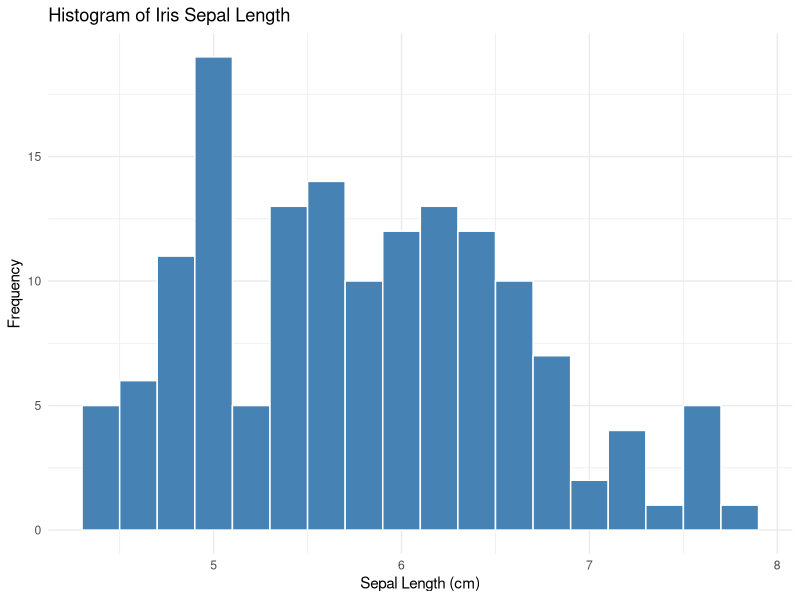
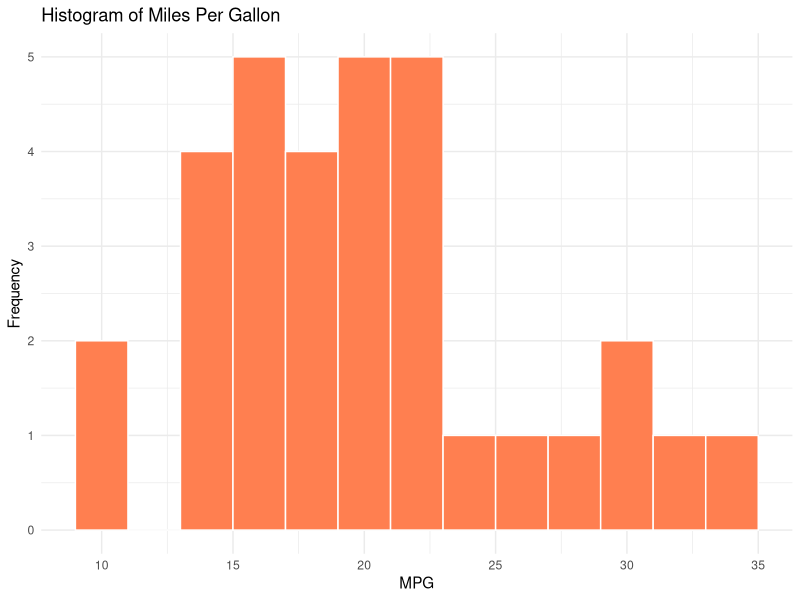
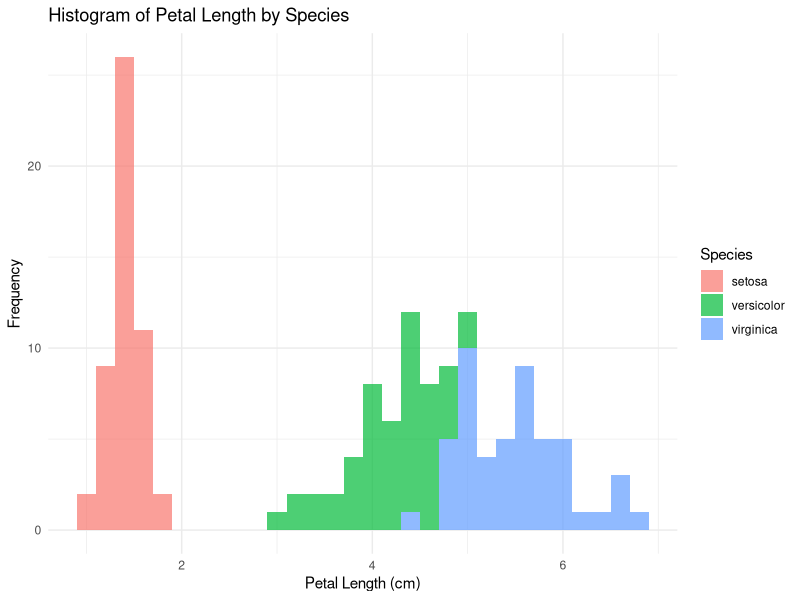
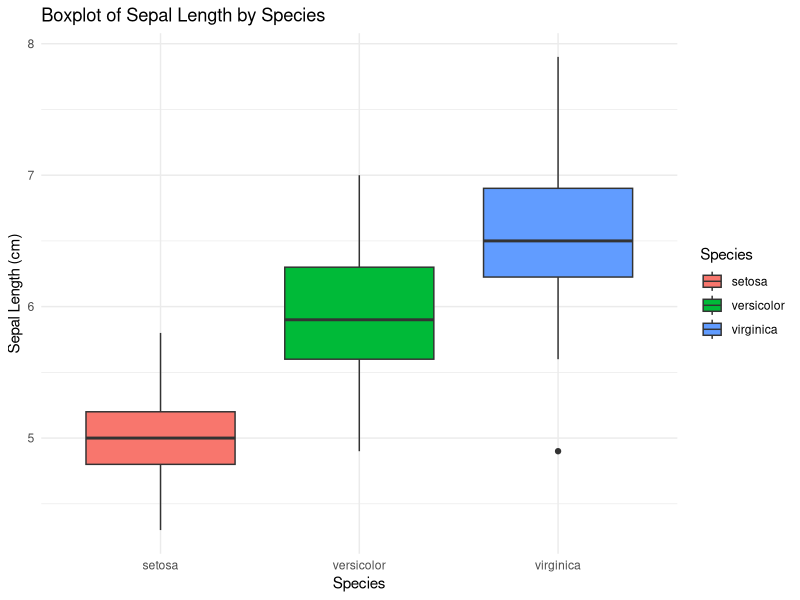
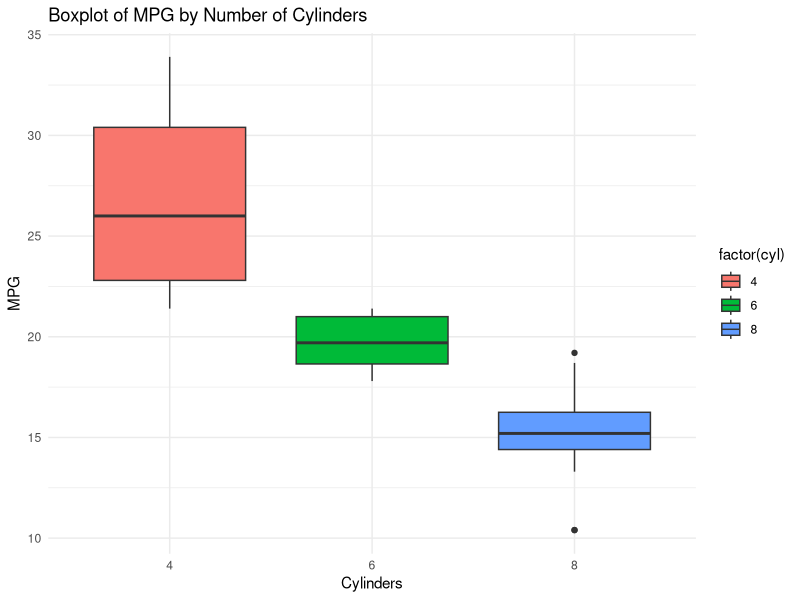
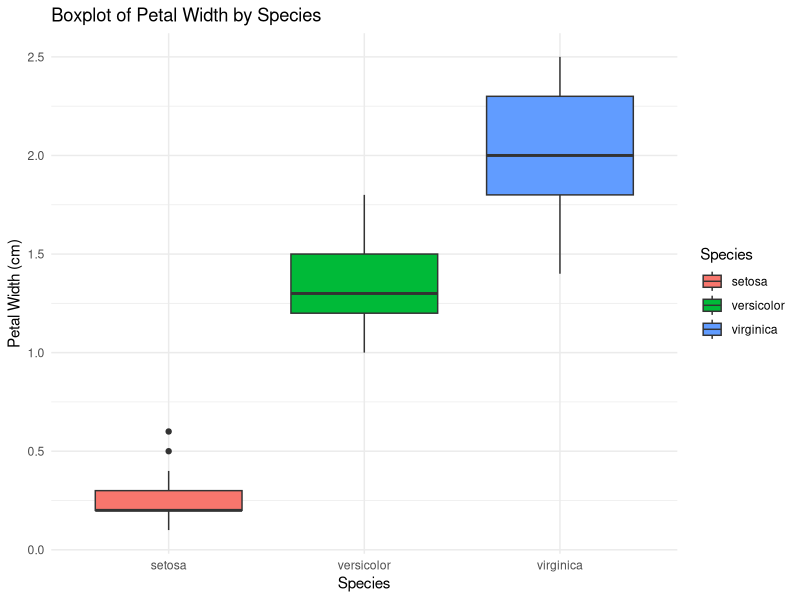
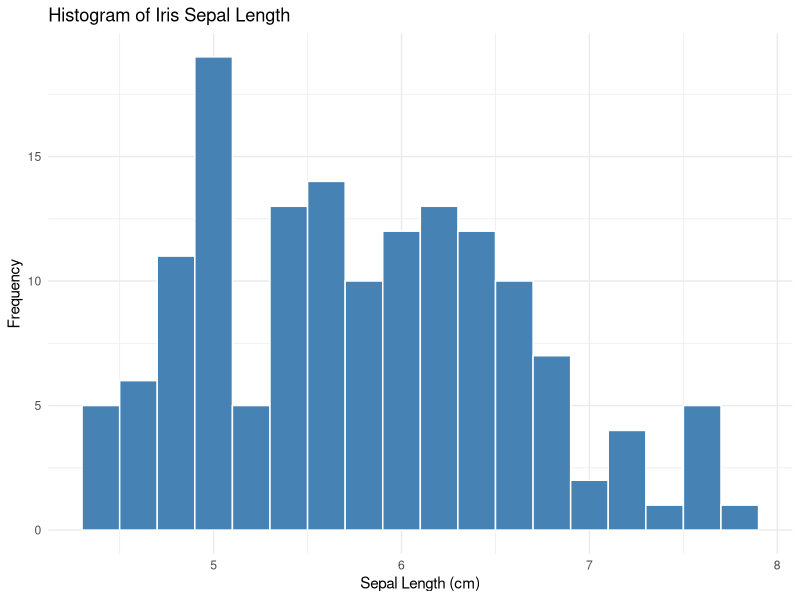
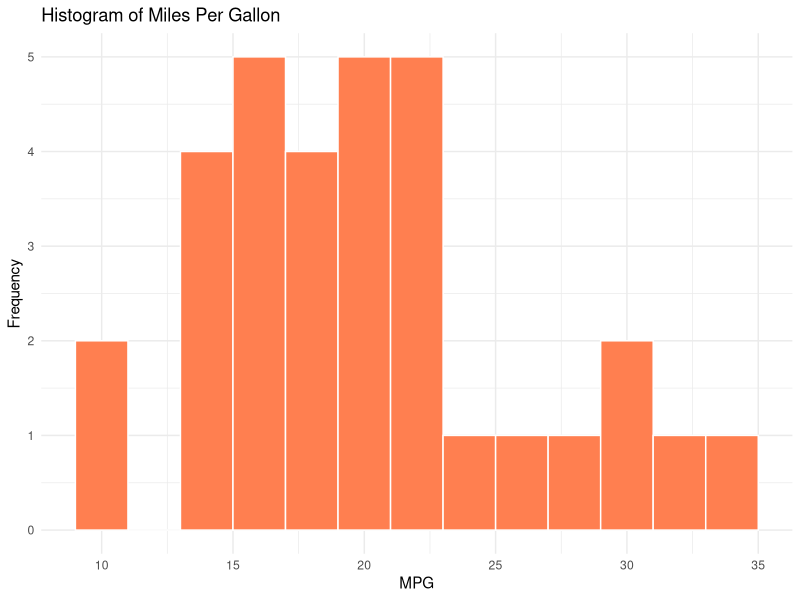

Here is the R script that generated these plots, in order:
# ============================================================================
# QUESTION 9: Plot Histogram and Boxplot
# ============================================================================

if (!require("ggplot2")) install.packages("ggplot2")
library(ggplot2)

# Load datasets
data(iris)
data(mtcars)

# ============================================================================
# HISTOGRAMS
# ============================================================================

# Histogram 1: Iris Sepal.Length
cat("=== Histogram 1: Iris Sepal.Length ===\n")
p1 <- ggplot(iris, aes(x = Sepal.Length)) +
  geom_histogram(binwidth = 0.2, fill = "steelblue", color = "white") +
  labs(title = "Histogram of Iris Sepal Length", x = "Sepal Length (cm)", y = "Frequency") +
  theme_minimal()
print(p1)

# Save plot
ggsave("histogram_iris_sepal_length.png", p1, width = 8, height = 6)
cat("Saved: histogram_iris_sepal_length.png\n")

# Histogram 2: mtcars MPG
cat("\n=== Histogram 2: mtcars MPG ===\n")
p2 <- ggplot(mtcars, aes(x = mpg)) +
  geom_histogram(binwidth = 2, fill = "coral", color = "white") +
  labs(title = "Histogram of Miles Per Gallon", x = "MPG", y = "Frequency") +
  theme_minimal()
print(p2)

ggsave("histogram_mtcars_mpg.png", p2, width = 8, height = 6)
cat("Saved: histogram_mtcars_mpg.png\n")

# Histogram 3: Iris Petal.Length by Species
cat("\n=== Histogram 3: Iris Petal.Length by Species ===\n")
p3 <- ggplot(iris, aes(x = Petal.Length, fill = Species)) +
  geom_histogram(binwidth = 0.2, alpha = 0.7) +
  labs(title = "Histogram of Petal Length by Species", x = "Petal Length (cm)", y = "Frequency") +
  theme_minimal()
print(p3)

ggsave("histogram_petal_length_species.png", p3, width = 8, height = 6)
cat("Saved: histogram_petal_length_species.png\n")

# ============================================================================
# BOXPLOTS
# ============================================================================

# Boxplot 1: Iris Sepal.Length by Species
cat("\n=== Boxplot 1: Iris Sepal.Length by Species ===\n")
p4 <- ggplot(iris, aes(x = Species, y = Sepal.Length, fill = Species)) +
  geom_boxplot() +
  labs(title = "Boxplot of Sepal Length by Species", x = "Species", y = "Sepal Length (cm)") +
  theme_minimal()
print(p4)

ggsave("boxplot_iris_sepal_species.png", p4, width = 8, height = 6)
cat("Saved: boxplot_iris_sepal_species.png\n")

# Boxplot 2: mtcars MPG by Cylinders
cat("\n=== Boxplot 2: mtcars MPG by Cylinders ===\n")
p5 <- ggplot(mtcars, aes(x = factor(cyl), y = mpg, fill = factor(cyl))) +
  geom_boxplot() +
  labs(title = "Boxplot of MPG by Number of Cylinders", x = "Cylinders", y = "MPG") +
  theme_minimal()
print(p5)

ggsave("boxplot_mtcars_mpg_cylinders.png", p5, width = 8, height = 6)
cat("Saved: boxplot_mtcars_mpg_cylinders.png\n")

# Boxplot 3: Iris Petal.Width by Species
cat("\n=== Boxplot 3: Iris Petal.Width by Species ===\n")
p6 <- ggplot(iris, aes(x = Species, y = Petal.Width, fill = Species)) +
  geom_boxplot() +
  labs(title = "Boxplot of Petal Width by Species", x = "Species", y = "Petal Width (cm)") +
  theme_minimal()
print(p6)

ggsave("boxplot_iris_petal_species.png", p6, width = 8, height = 6)
cat("Saved: boxplot_iris_petal_species.png\n")

# ============================================================================
# Base R plots (alternative)
# ============================================================================

cat("\n=== Base R Plots ===\n")

# Histogram using base R
png("histogram_base_sepal.png", width = 800, height = 600)
hist(iris$Sepal.Length, main = "Histogram: Sepal Length (Base R)",
     xlab = "Sepal Length", col = "lightblue", border = "darkblue")
dev.off()
cat("Saved: histogram_base_sepal.png\n")

# Boxplot using base R
png("boxplot_base_iris.png", width = 800, height = 600)
boxplot(Sepal.Length ~ Species, data = iris,
        main = "Boxplot: Sepal Length by Species (Base R)",
        xlab = "Species", ylab = "Sepal Length",
        col = c("lightblue", "lightgreen", "lightyellow"))
dev.off()
cat("Saved: boxplot_base_iris.png\n")

cat("\n=== Question 9 Complete ===\n")
